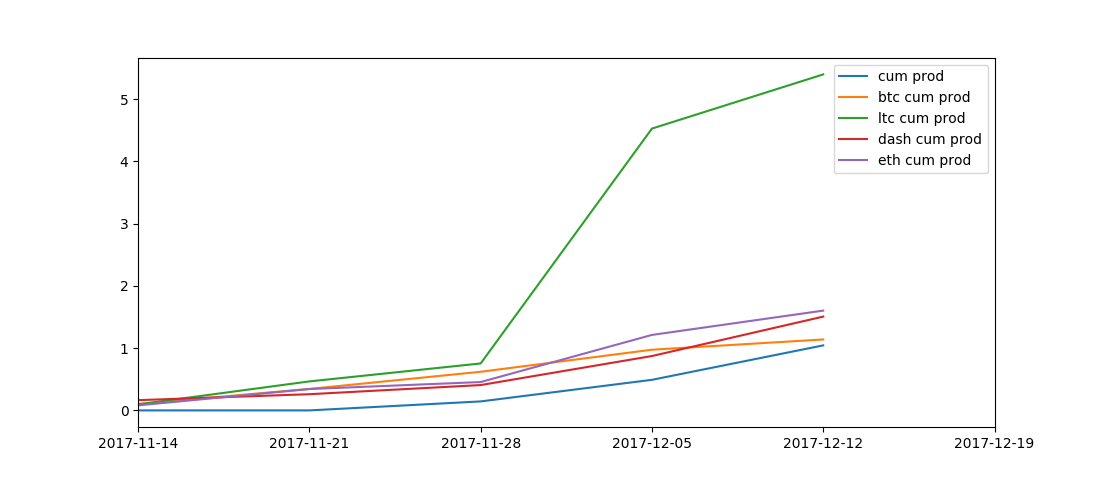

Reproduce this figure in Python.
import pandas as pd
import numpy as np
import matplotlib.pyplot as plt
import combineData
import SingleCrypto




cols, df = combineData.combineData()

helper = combineData.AllCryptoDF(cols, df)



cryptos = helper.concatDataframes()

cryptos = cryptos.iloc[::7, :]

# print cryptos

stratReturns = []
cumprods = []
for c in cols:
    cryptos[c + ' long'] = np.where(cryptos[c + ' rank'] > 8, 1, 0)
    cryptos[c + ' strat returns'] = cryptos[c + ' long'] * cryptos[c + ' BTreturns'] * .2
    cryptos[c + ' cum prod'] = (1 + cryptos[c + ' BTreturns']).cumprod() - 1
    cumprods.append(c + ' cum prod')
    stratReturns.append(c + ' strat returns')

cryptos['total Strat'] = cryptos[stratReturns].sum(axis=1)

cryptos['cum prod'] = (1 + cryptos['total Strat']).cumprod() - 1
print cryptos.tail()

cryptos[['cum prod', 'btc cum prod', 'ltc cum prod', 'dash cum prod', 'eth cum prod']].plot()

plt.show()
